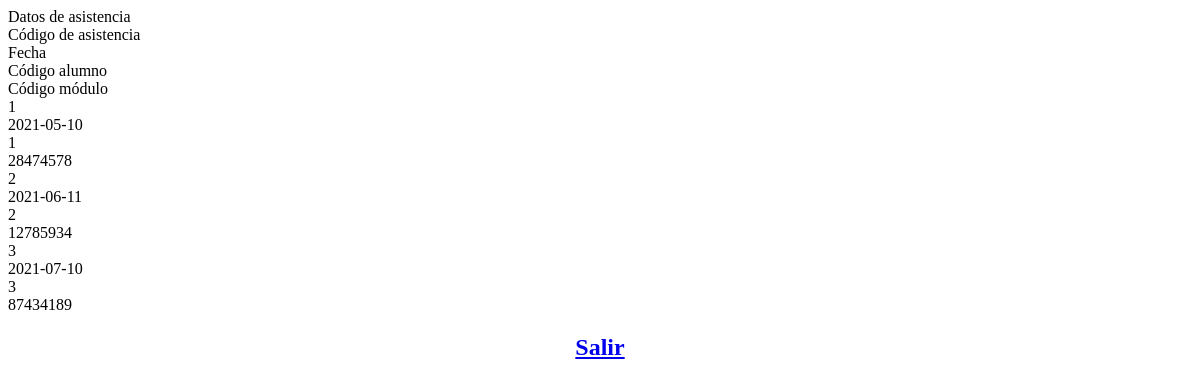
Screenshot of /tutor.php with the database file from the repository.
### tables this page shows
CREATE TABLE `asistencia` (
	`cod_asistencia` int(10) NOT NULL auto_increment,
    `fecha` DATE NOT NULL,
    `cod_modulo` int(10),
    `dni_alum` varchar(10),
    CONSTRAINT pk_cod_asistencia PRIMARY KEY (cod_asistencia),
    CONSTRAINT fk_cod_mod FOREIGN KEY (cod_modulo) REFERENCES modulos (cod_modulo)  ON DELETE CASCADE ON UPDATE CASCADE,
    CONSTRAINT fk_dni_al FOREIGN KEY (dni_alum) REFERENCES alumnos (dni_alum)  ON DELETE CASCADE ON UPDATE CASCADE
);

### tutor.php (the view, shortened to what this page needs)
<?php
	include("conexion.php");
	$tutor = "SELECT * FROM asistencia";
?>
<!doctype html>
<html>
<head>
<link href="estilos/estilos.css" rel="stylesheet" type="text/css">
</head>
<body>
	<div class="contenido_tabla">
		<div class="titulo">Datos de asistencia</div>
		<div class="cabecera">Código de asistencia</div>
		<div class="cabecera">Fecha</div>
		<div class="cabecera">Código alumno</div>
		<div class="cabecera">Código módulo</div>
		<?php $resultado = mysqli_query($conexion, $tutor);
		while($row=mysqli_fetch_assoc($resultado)) { ?>
		<div class="info"><?php echo $row["cod_asistencia"]; ?></div>
		<div class="info"><?php echo $row["fecha"]; ?></div>
		<div class="info"><?php echo $row["cod_modulo"]; ?></div>
		<div class="info"><?php echo $row["dni_alum"]; ?></div>
		<?php } ?>
	</div>
<center><h2><a href="index.php">Salir</a></h2></center>
</body>
</html>

### rows the page displays
asistencia: cod_asistencia "1", fecha "2021-05-10", cod_modulo "1", dni_alum "28474578"
asistencia: cod_asistencia "2", fecha "2021-06-11", cod_modulo "2", dni_alum "12785934"
asistencia: cod_asistencia "3", fecha "2021-07-10", cod_modulo "3", dni_alum "87434189"
